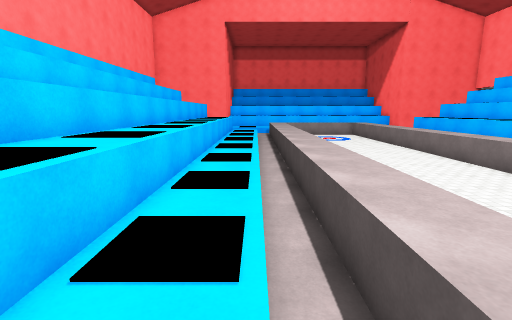
[1] (above)

23 first-person views from a walk through a scene from a Unity 3-D project. The camera is 1.5 m above the floor, tilts 10° down and sees 85° across. The floor is counted in squares, 1 m on a side. Each view is taken from the middle of a square. On the plan, view 1 faces up. The plan holds only what a view shows up to about 14 squares ahead; the rest is blank. The place goes on beyond the plan. The player character is not drawn. Surface patterns are stand-ins for the level's own textures.

[2]
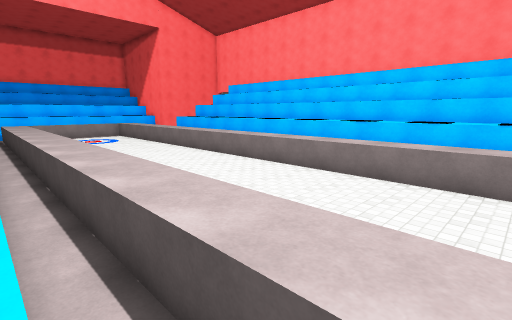

[3]
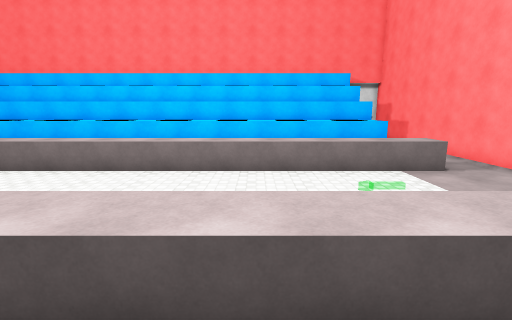

[4]
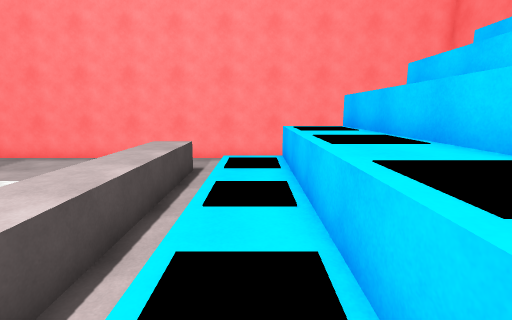

[5]
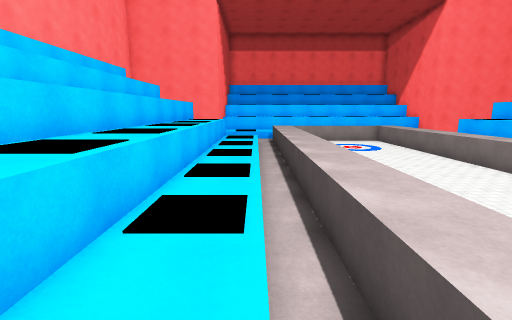

[6]
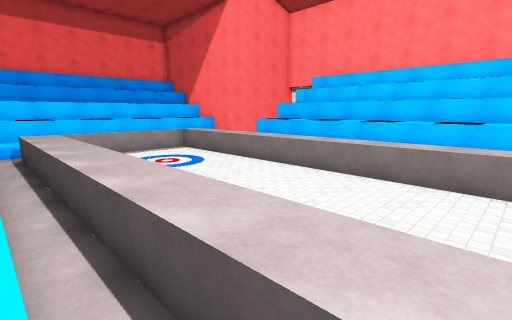

[7]
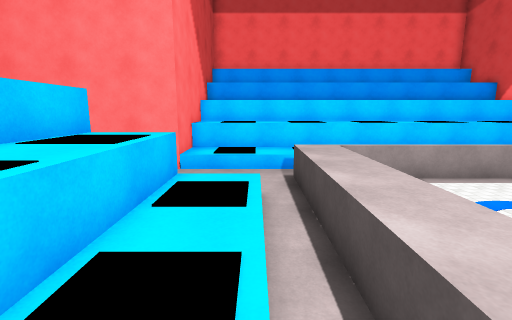

[8]
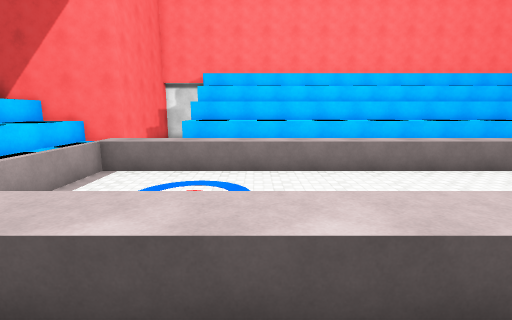

[9]
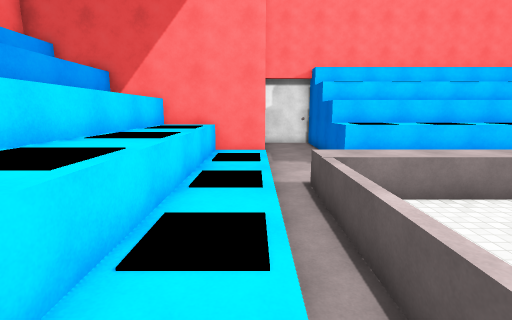

[10]
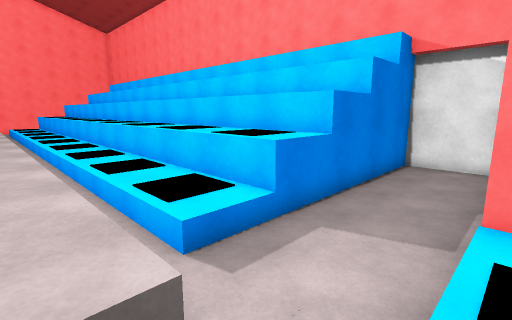

[11]
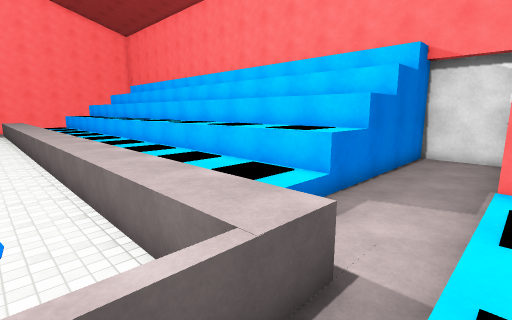

[12]
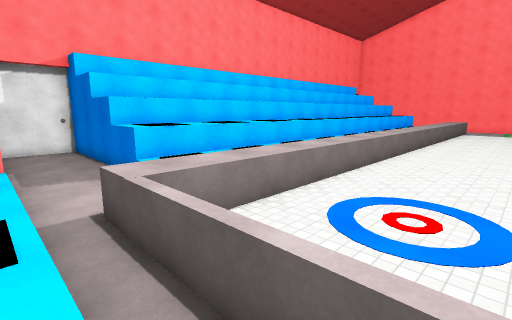

[13]
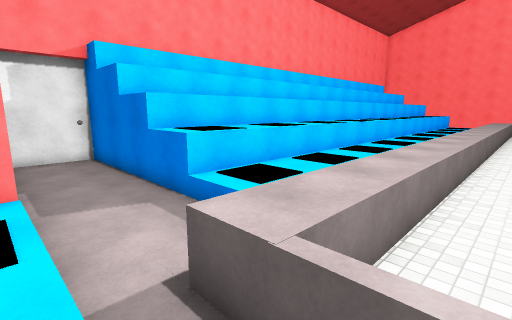

[14]
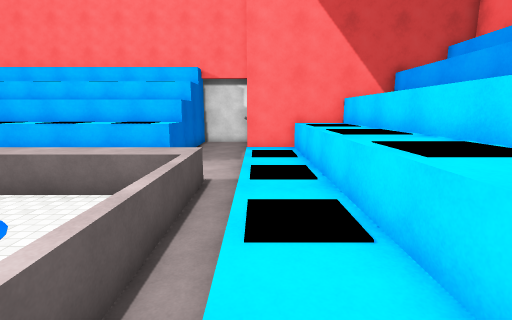

[15]
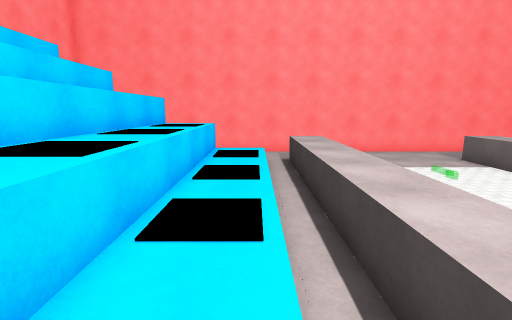

[16]
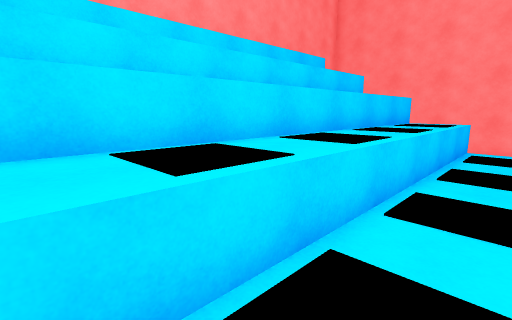

[17]
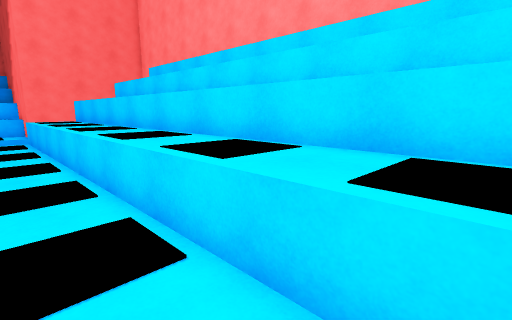

[18]
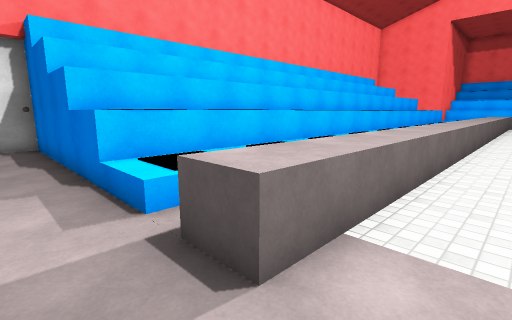

[19]
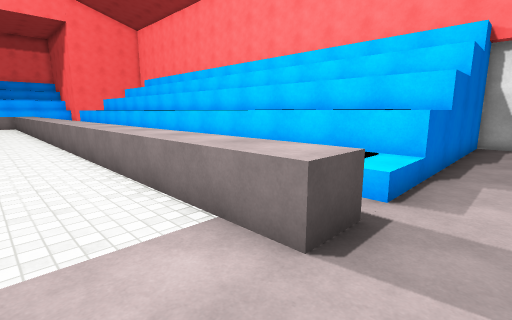

[20]
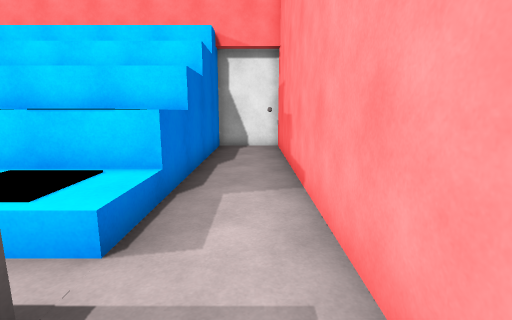

[21]
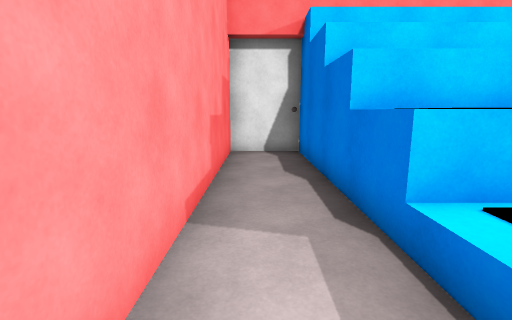

[22]
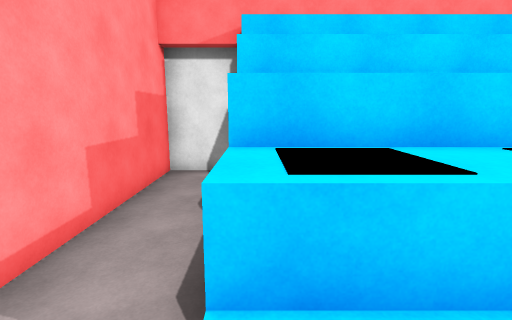

[23]
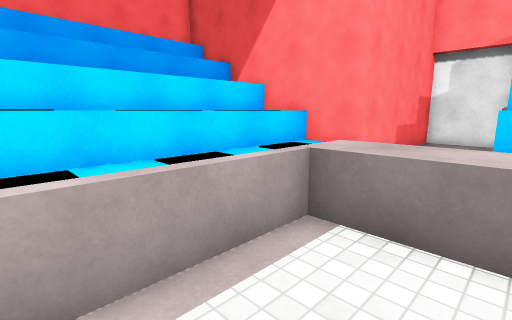

### Floor plan
Key: @ floor where view 1 was taken; # wall or solid block; . main floor; : floor 0.5 m higher than the main floor; / step, stairs or slope; = window, fence, low wall or low ledge; ^ raised ledge.
Columns run from 10 left of view 1 to 20 right of it. Each row starts with its distance up from view 1.
 30        #################
 29        #^ ^^ ^^^^^^^^^^#
 28        #^^^^^^^^^^^^^^^#
 27        #:::::::::::::::#
 26     ####:::::::::::::::########
 25 #.............................#
 24 #..........^^======^..........#
 23 #..........^^.....^^..........#
 22 #######^^:/^^.....^^.::^^######
 21       # ^:/^^.....^^.::^ #
 20       #^^:/^^.....^^.::^^#
 19       #^^:/^^.....^^.::^^#
 18       # ^:/^^.....^^.  ^^#
 17       #^^:/^^.....^^.::^^#
 16       #^^:/^^.....^^.::^^#
 15       # ^:/^^.....^^  :^^#
 14       #^^:/^^.....^^.::^^#
 13       #^^:/^^.....^^.::^^#
 12       # ^:/^^. ...^^.::^^#
 11       #^^:/^^. ...^^.::^^#
 10       #^^:/^^. ...^^ ::^^#
  9       # ^:/^^. ...^^  :^^#
  8       #^^:/^^. ...^^ ::^^#
  7       #^^:/^^. ...^^ ::^^#
  6       # ^:/^^. ...^^.::^^#
  5       #^^:/^^.....^^.::^^#
  4       #^^:/^^.....^^.::^^#
  3       # ^:/^^.....^^.::^ #
  2       #^^:/^^.....^^.::^^#
  1       #^^:/^^.....^^.::^^#
  0       # ^:@^^.....^^.::^^#
 -1       #^^:/^^.....^^.::^^#
 -2       #^^:/^^.....^^.::^^#
 -3       # ^:/^^.....^^.::^^#
 -4 #######^^:/^^.....^^.::^^######
 -5 #.............................#
 -6 #.............................#
 -7 ###############################

Positions as (right, up) in squares from view 1, and headings:
1: (0, 0), facing up
2: (0, 0), facing up-right
3: (-1, 2), facing right
4: (-1, 5), facing down
5: (0, 5), facing up
6: (0, 10), facing up-right
7: (0, 16), facing up
8: (-1, 19), facing right
9: (2, 26), facing right
10: (2, 26), facing down-left
11: (4, 26), facing down-left
12: (4, 26), facing down-right
13: (7, 26), facing down-right
14: (9, 26), facing left
15: (11, 7), facing down
16: (11, 8), facing down-right
17: (11, 6), facing up-right
18: (4, -6), facing up-left
19: (6, -6), facing up-right
20: (8, -6), facing right
21: (1, -6), facing left
22: (0, -4), facing left
23: (5, 22), facing up-right
